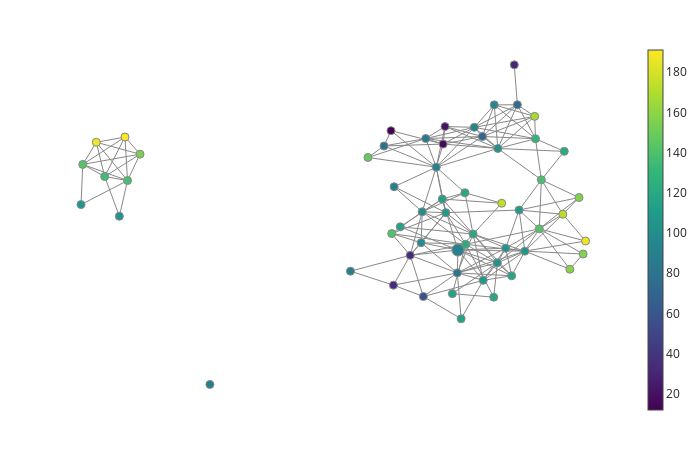

Notebook code for this chart:
### Code cell
np.random.seed(613)
fig = plot_static_mapper_graph(pipe, distance_matrix)
fig.show(config={'scrollZoom': True})

### Figure 1 — Plotly figure (JSON) as saved in the notebook; plotly's stock layout.template omitted (floating-point values rounded to 4 significant figures; data arrays with more than 128 entries replaced by an {"elided": "..."} marker saying what was removed)
{"data": [{"hoverinfo": "none", "line": {"color": "#888", "width": 1}, "mode": "lines", "name": "edge_trace", "type": "scatter", "uid": "4d6bfaa5-a9a4-4c30-8ee7-a336596e1f5f", "x": {"elided": "558 float values"}, "y": {"elided": "558 float values"}}, {"hoverinfo": "text", "hovertext": ["Node ID: 0<br>Pullback set label: 49<br>Partial cluster label: 0<br>Node size: 8<br>Summary statistic: 33.0", "Node ID: 1<br>Pullback set label: 50<br>Partial cluster label: 0<br>Node size: 10<br>Summary statistic: 32.9", "Node ID: 2<br>Pullback set label: 52<br>Partial cluster label: 0<br>Node size: 10<br>Summary statistic: 57.6", "Node ID: 3<br>Pullback set label: 53<br>Partial cluster label: 0<br>Node size: 37<br>Summary statistic: 79.7", "Node ID: 4<br>Pullback set label: 54<br>Partial cluster label: 0<br>Node size: 97<br>Summary statistic: 91.2", "Node ID: 5<br>Pullback set label: 40<br>Partial cluster label: 0<br>Node size: 32<br>Summary statistic: 119.0", "Node ID: 6<br>Pullback set label: 39<br>Partial cluster label: 0<br>Node size: 19<br>Summary statistic: 103.0", "Node ID: 7<br>Pullback set label: 11<br>Partial cluster label: -1<br>Node size: 1<br>Summary statistic: 12.0", "Node ID: 8<br>Pullback set label: 12<br>Partial cluster label: -1<br>Node size: 2<br>Summary statistic: 16.5", "Node ID: 9<br>Pullback set label: 20<br>Partial cluster label: -1<br>Node size: 2<br>Summary statistic: 80.0", "Node ID: 10<br>Pullback set label: 21<br>Partial cluster label: 0<br>Node size: 7<br>Summary statistic: 91.1", "Node ID: 11<br>Pullback set label: 44<br>Partial cluster label: 0<br>Node size: 22<br>Summary statistic: 106.0", "Node ID: 12<br>Pullback set label: 56<br>Partial cluster label: 0<br>Node size: 10<br>Summary statistic: 109.0", "Node ID: 13<br>Pullback set label: 3<br>Partial cluster label: -1<br>Node size: 3<br>Summary statistic: 71.0", "Node ID: 14<br>Pullback set label: 4<br>Partial cluster label: -1<br>Node size: 1<br>Summary statistic: 21.0", "Node ID: 15<br>Pullback set label: 14<br>Partial cluster label: -1<br>Node size: 2<br>Summary statistic: 94.0", "Node ID: 16<br>Pullback set label: 16<br>Partial cluster label: -1<br>Node size: 2<br>Summary statistic: 84.5", "Node ID: 17<br>Pullback set label: 19<br>Partial cluster label: -1<br>Node size: 3<br>Summary statistic: 103.0", "Node ID: 18<br>Pullback set label: 2<br>Partial cluster label: -1<br>Node size: 3<br>Summary statistic: 74.3", "Node ID: 19<br>Pullback set label: 10<br>Partial cluster label: -1<br>Node size: 2<br>Summary statistic: 96.0", "Node ID: 20<br>Pullback set label: 1<br>Partial cluster label: -1<br>Node size: 1<br>Summary statistic: 31.0", "Node ID: 21<br>Pullback set label: 35<br>Partial cluster label: 0<br>Node size: 18<br>Summary statistic: 115.0", "Node ID: 22<br>Pullback set label: 47<br>Partial cluster label: 0<br>Node size: 8<br>Summary statistic: 115.0", "Node ID: 23<br>Pullback set label: 42<br>Partial cluster label: 0<br>Node size: 7<br>Summary statistic: 143.0", "Node ID: 24<br>Pullback set label: 43<br>Partial cluster label: 0<br>Node size: 6<br>Summary statistic: 109.0", "Node ID: 25<br>Pullback set label: 45<br>Partial cluster label: 0<br>Node size: 5<br>Summary statistic: 104.0", "Node ID: 26<br>Pullback set label: 51<br>Partial cluster label: -1<br>Node size: 2<br>Summary statistic: 99.5", "Node ID: 27<br>Pullback set label: 22<br>Partial cluster label: -1<br>Node size: 2<br>Summary statistic: 120.0", "Node ID: 28<br>Pullback set label: 34<br>Partial cluster label: -1<br>Node size: 4<br>Summary statistic: 99.8", "Node ID: 29<br>Pullback set label: 37<br>Partial cluster label: 0<br>Node size: 5<br>Summary statistic: 109.0", "Node ID: 30<br>Pullback set label: 38<br>Partial cluster label: 0<br>Node size: 5<br>Summary statistic: 115.0", "Node ID: 31<br>Pullback set label: 48<br>Partial cluster label: -1<br>Node size: 1<br>Summary statistic: 88.0", "Node ID: 32<br>Pullback set label: 0<br>Partial cluster label: -1<br>Node size: 1<br>Summary statistic: 89.0", "Node ID: 33<br>Pullback set label: 7<br>Partial cluster label: 0<br>Node size: 6<br>Summary statistic: 138.0", "Node ID: 34<br>Pullback set label: 8<br>Partial cluster label: -1<br>Node size: 4<br>Summary statistic: 136.0", "Node ID: 35<br>Pullback set label: 17<br>Partial cluster label: -1<br>Node size: 4<br>Summary statistic: 143.0", "Node ID: 36<br>Pullback set label: 18<br>Partial cluster label: -1<br>Node size: 3<br>Summary statistic: 155.0", "Node ID: 37<br>Pullback set label: 27<br>Partial cluster label: -1<br>Node size: 1<br>Summary statistic: 91.0", "Node ID: 38<br>Pullback set label: 57<br>Partial cluster label: -1<br>Node size: 3<br>Summary statistic: 117.0", "Node ID: 39<br>Pullback set label: 55<br>Partial cluster label: -1<br>Node size: 3<br>Summary statistic: 115.0", "Node ID: 40<br>Pullback set label: 23<br>Partial cluster label: -1<br>Node size: 3<br>Summary statistic: 129.0", "Node ID: 41<br>Pullback set label: 5<br>Partial cluster label: -1<br>Node size: 1<br>Summary statistic: 105.0", "Node ID: 42<br>Pullback set label: 9<br>Partial cluster label: -1<br>Node size: 1<br>Summary statistic: 106.0", "Node ID: 43<br>Pullback set label: 36<br>Partial cluster label: -1<br>Node size: 3<br>Summary statistic: 123.0", "Node ID: 44<br>Pullback set label: 26<br>Partial cluster label: -1<br>Node size: 1<br>Summary statistic: 119.0", "Node ID: 45<br>Pullback set label: 25<br>Partial cluster label: -1<br>Node size: 1<br>Summary statistic: 121.0", "Node ID: 46<br>Pullback set label: 30<br>Partial cluster label: -1<br>Node size: 2<br>Summary statistic: 138.0", "Node ID: 47<br>Pullback set label: 41<br>Partial cluster label: -1<br>Node size: 3<br>Summary statistic: 158.0", "Node ID: 48<br>Pullback set label: 46<br>Partial cluster label: -1<br>Node size: 2<br>Summary statistic: 156.0", "Node ID: 49<br>Pullback set label: 33<br>Partial cluster label: -1<br>Node size: 1<br>Summary statistic: 140.0", "Node ID: 50<br>Pullback set label: 15<br>Partial cluster label: -1<br>Node size: 1<br>Summary statistic: 148.0", "Node ID: 51<br>Pullback set label: 29<br>Partial cluster label: -1<br>Node size: 1<br>Summary statistic: 156.0", "Node ID: 52<br>Pullback set label: 31<br>Partial cluster label: -1<br>Node size: 2<br>Summary statistic: 172.0", "Node ID: 53<br>Pullback set label: 6<br>Partial cluster label: -1<br>Node size: 1<br>Summary statistic: 167.0", "Node ID: 54<br>Pullback set label: 28<br>Partial cluster label: -1<br>Node size: 1<br>Summary statistic: 174.0", "Node ID: 55<br>Pullback set label: 24<br>Partial cluster label: -1<br>Node size: 2<br>Summary statistic: 188.0", "Node ID: 56<br>Pullback set label: 32<br>Partial cluster label: -1<br>Node size: 1<br>Summary statistic: 187.0", "Node ID: 57<br>Pullback set label: 13<br>Partial cluster label: -1<br>Node size: 1<br>Summary statistic: 191.0"], "marker": {"color": [33, 32.9, 57.6, 79.7, 91.24, 118.8, 103.4, 12, 16.5, 80, 91.14, 106.4, 109.1, 71, 21, 94, 84.5, 103, 74.33, 96, 31, 114.7, 115.4, 142.7, 108.7, 104.4, 99.5, 120, 99.75, 108.6, 115.4, 88, 89, 138.3, 135.8, 142.8, 155, 91, 117, 115, 129.3, 105, 106, 123, 119, 121, 138.5, 157.7, 156.5, 140, 148, 156, 171.5, 167, 174, 187.5, 187, 191], "colorbar": {"thickness": 15, "title": {"side": "right", "text": ""}, "xanchor": "left"}, "colorscale": [[0, "#440154"], [0.1111, "#482878"], [0.2222, "#3e4989"], [0.3333, "#31688e"], [0.4444, "#26828e"], [0.5556, "#1f9e89"], [0.6667, "#35b779"], [0.7778, "#6ece58"], [0.8889, "#b5de2b"], [1, "#fde725"]], "line": {"color": "#888", "width": 1}, "opacity": 1, "reversescale": false, "showscale": true, "size": [8, 10, 10, 37, 97, 32, 19, 1, 2, 2, 7, 22, 10, 3, 1, 2, 2, 3, 3, 2, 1, 18, 8, 7, 6, 5, 2, 2, 4, 5, 5, 1, 1, 6, 4, 4, 3, 1, 3, 3, 3, 1, 1, 3, 1, 1, 2, 3, 2, 1, 1, 1, 2, 1, 1, 2, 1, 1], "sizemin": 4, "sizemode": "area", "sizeref": 1.347}, "mode": "markers", "name": "node_trace", "type": "scatter", "uid": "8da034f1-6de0-464d-ab14-98f31ae8289f", "x": [-1.371, -1.037, -0.7737, -0.09673, -0.08543, 0.2175, 0.7002, -1.419, -0.3807, -1.558, -0.5175, 1.249, 0.4189, 0.4024, -0.3423, 0.2421, -0.7267, 0.7108, 1.1, 0.6393, 1.039, -0.3961, -1.235, 1.537, 1.134, 0.8673, -0.8187, 0.05414, -0.7967, -0.3266, -0.1959, -2.227, -5.029, -6.672, -7.127, -7.564, -6.423, -1.357, 0.9857, -0.02158, 1.461, -6.834, -7.599, 0.0698, 0.6289, 2.035, 1.578, 2.147, 2.411, -1.405, -1.878, 2.328, 2.006, 1.444, 0.7868, -7.294, 2.459, -6.723], "y": [-2.293, -1.39, -2.637, -1.922, -1.23, -0.7466, -1.618, 2.387, 1.98, 1.924, 1.28, -1.263, -2.147, 2.21, 2.511, 2.487, 2.148, 1.846, 3.171, 3.167, 4.38, 0.3161, -0.5255, -0.5872, -0.01818, -1.173, -1.007, 0.5056, -0.07155, -0.09752, -2.55, -1.869, -5.301, 0.8744, 0.9967, 1.363, 1.675, 0.6877, -2.01, -3.311, 2.142, -0.2051, 0.147, -1.056, -2.657, 1.759, 0.8977, -1.811, -1.35, -0.7307, 1.573, 0.3608, -0.1458, 2.819, 0.1873, 2.034, -0.9566, 2.193]}], "layout": {"autosize": false, "height": 450, "hovermode": "closest", "margin": {"b": 20, "l": 5, "r": 5, "t": 40}, "showlegend": false, "title": {"text": ""}, "width": 700, "xaxis": {"autorange": false, "range": [-8.616, 3.266], "showgrid": false, "showline": false, "showticklabels": false, "ticks": "", "title": {"text": ""}, "type": "linear", "zeroline": false}, "yaxis": {"autorange": false, "range": [-6.378, 5.132], "showgrid": false, "showline": false, "showticklabels": false, "ticks": "", "title": {"text": ""}, "type": "linear", "zeroline": false}}}
